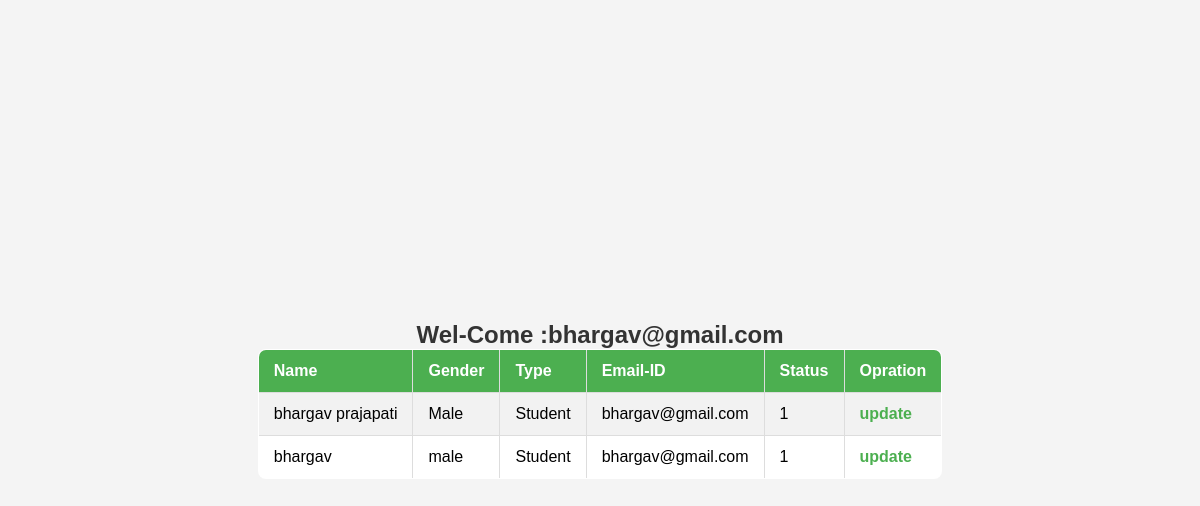
Page /userwelcome.php (signed in) on the committed database.
### tables this page shows
CREATE TABLE IF NOT EXISTS `tblregistration` (
  `Userid` int NOT NULL AUTO_INCREMENT,
  `name` varchar(30) NOT NULL,
  `gender` varchar(6) NOT NULL,
  `type` varchar(10) NOT NULL,
  `emailid` varchar(30) NOT NULL,
  `pass` varchar(30) NOT NULL,
  `status` int NOT NULL,
  PRIMARY KEY (`Userid`)
);

### userwelcome.php (the view, shortened to what this page needs)
<html>
  <head><title>Welcome User</title>
  </head>
  <body>
    <?php
        echo"<h2>Wel-Come :".$_SESSION['username'];
        echo "<br>";
        if(isset($_SESSION['username'])){
          $conn = mysqli_connect("localhost","root","","studentdb");
          $sql = "select * from tblregistration where emailid='".$_SESSION['username']."'and status = 1";
          $result = mysqli_query($conn,$sql);
          if($result->num_rows > 0){
            echo "<table border=1><tr>
                  <th>Name</th>
                  <th>Gender</th>
                  <th>Type</th>
                  <th>Email-ID</th>
                  <th>Status</th>
                  <th>Opration</th>
               </tr>";
               while($rows = mysqli_fetch_assoc($result)){
                echo "<tr><td>".$rows['name']."</td>
                <td>".$rows['gender']."</td>
                <td>".$rows['type']."</td>
                <td>".$rows['emailid']."</td>
                <td>".$rows['status']."</td>
                <td> <a href='update.php'>update</a></td>
                </tr>";
               }
               echo "</table>";
          }
          else{
            echo "0 reacord found ....";
          }
        }
    ?>
  </body>
</html>

### userwelcome.php (style rules this page uses)
body { font-family: Arial, sans-serif; background-color: #f4f4f4; margin: 0; padding: 0; display: flex; justify-content: center; align-items: center; height: 100vh; text-align: center; }
h2 { margin-bottom: 20px; font-size: 24px; color: #333; }
table { width: 100%; border-collapse: collapse; margin: 0 auto; background-color: #fff; border-radius: 8px; overflow: hidden; }
th, td { padding: 12px 15px; border: 1px solid #ddd; text-align: left; }
th { background-color: #4CAF50; color: white; font-weight: bold; }
tr:nth-child(even) { background-color: #f2f2f2; }
td a { color: #4CAF50; text-decoration: none; font-weight: bold; }

### rows in the picture
tblregistration: name "bhargav prajapati", gender "Male", type "Student", emailid "bhargav@gmail.com", status "1"
tblregistration: name "bhargav", gender "male", type "Student", emailid "bhargav@gmail.com", status "1"

### other values in the picture
$_SESSION['username'] "bhargav@gmail.com"
